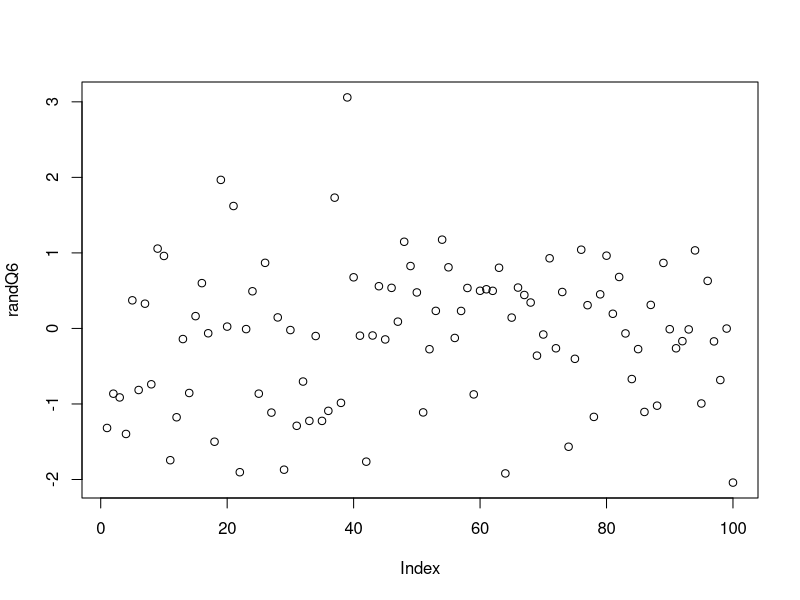

Here is the R script that generated this plot:
# ToDo 6.)
# Make a file called firstscript.R that contains R-code that
# generates 100 random numbers and plots them
randQ6 = rnorm(100)
plot(randQ6)